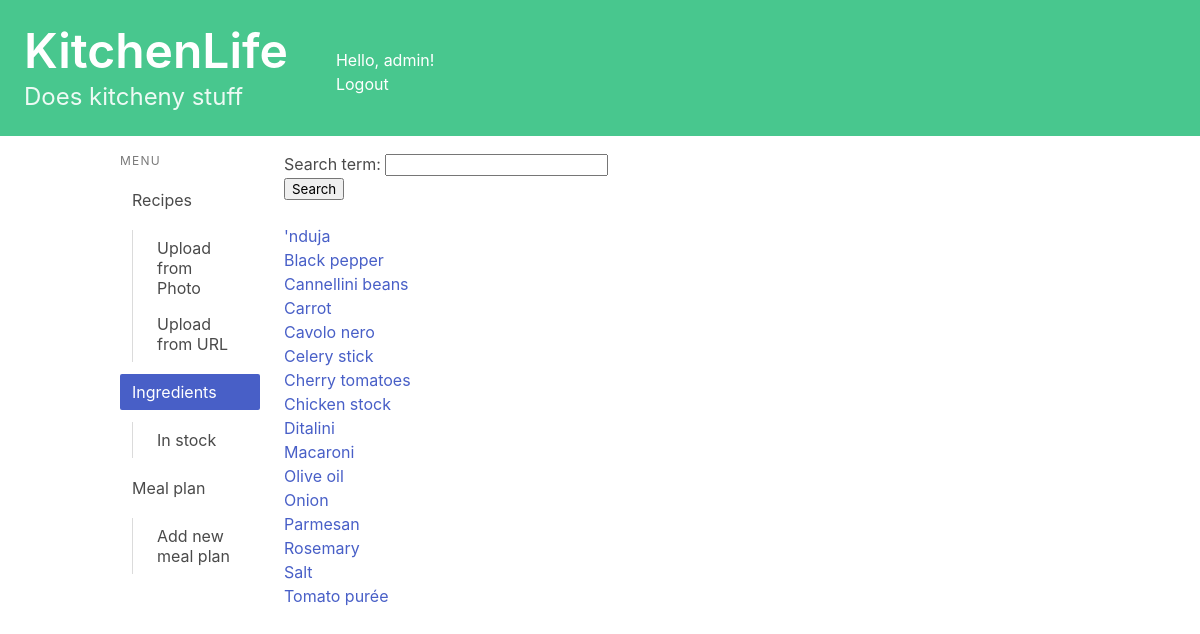
Before: /cupboard/ (signed in) with the older database file.
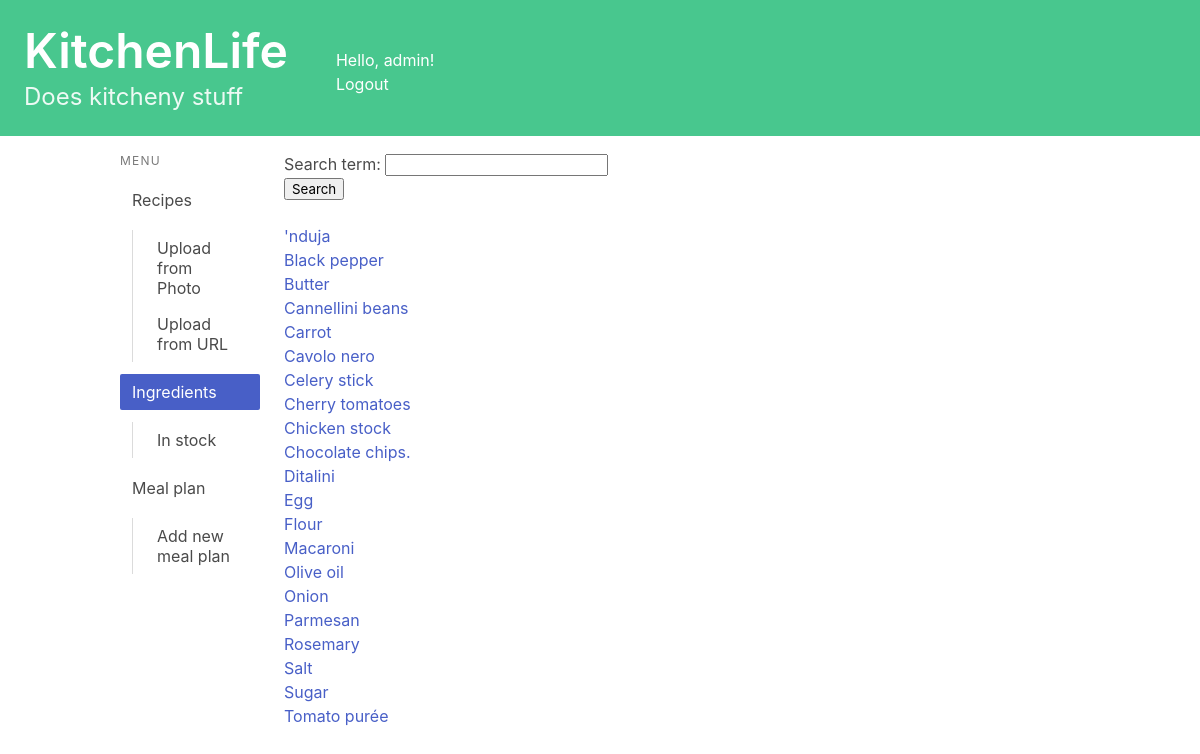
After: the same page with the newer database file.
### cupboard/models.py (models this page shows, shortened)
class Ingredient(models.Model):
    name = models.CharField(max_length=50)

### cupboard/views.py (the view)
# urls.py: path('', views.ingredients_index, name='ingredients_index'),
@login_required
def ingredients_index(request):
    profile = request.user.profile
    if request.method == 'POST':
        form = SearchForm(request.POST)
        if form.is_valid():
            filtered_ingredient = form.cleaned_data['search_term']
            ingredient_list = profile.ingredients_referenced.filter(name__contains=filtered_ingredient).order_by("name")
    else:
        form = SearchForm()
        ingredient_list = profile.ingredients_referenced.filter().order_by("name")
    context = {'ingredient_list': ingredient_list, 'form': form}
    return render(request, 'cupboard/ingredients_index.html', context)

### recipes/forms.py
class SearchForm(forms.Form):
    search_term = forms.CharField(max_length=50)

### recipes/templatetags/is_active.py (called while the page is built)
@register.simple_tag
def is_active(request, url):
    if reverse(url) == request.path:
        return "is-active"
    return ""

### cupboard/templates/cupboard/ingredients_index.html (shortened to what this page needs)
{% extends 'base.html' %}
{% block content %}
<ul>
    <form method="post">
         {{ form.as_p }}
        <button type="submit">Search</button>
    </form>
    <br>
{% if ingredient_list %}
    {% for ingredient in ingredient_list %}
    <li><a href="{% url 'cupboard:ingredient_detail' ingredient.id %}">{{ ingredient.name }}</a></li>
    {% endfor %}
{% else %}
    <p>No ingredients are available.</p>
{% endif %}
</ul>
{% endblock content %}

Changed rows visible on the page:
added Ingredient: name "Butter"
added Ingredient: name "Chocolate chips."
added Ingredient: name "Egg"
added Ingredient: name "Flour"
added Ingredient: name "Sugar"
